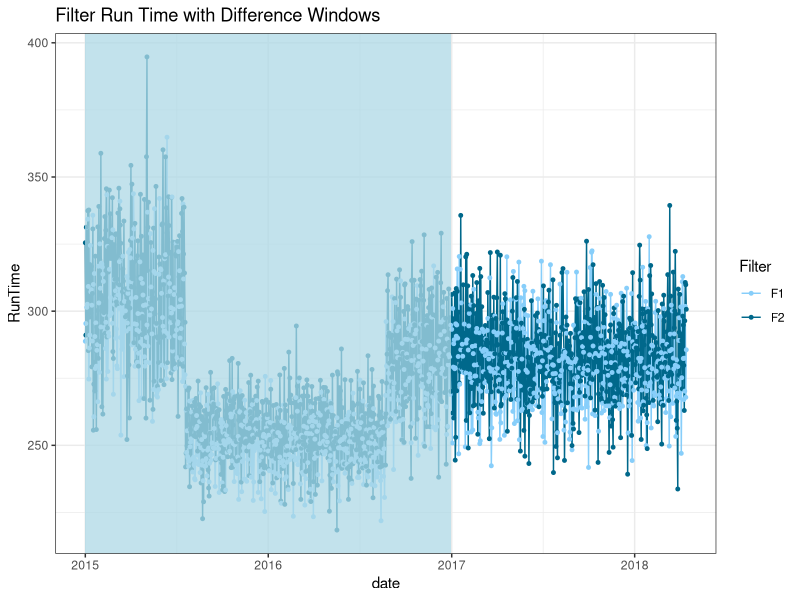

R code for this plot:
############################################################
# Title: finding where performance differs between two treatments
#
# Description: Analyze data to 
#              find periods using moving window 
#              statistics where performance differs.
############################################################

# 1.0 librarys #############
library(tidyverse)
library(lubridate)
library(ggpubr)


# 2.0 simulated date REPLACE WITH ACTUAL DATA #####################
set.seed(123)
n_days <- 1200
dates <- seq.Date(from = as.Date("2015-01-01"), by = "day", length.out = n_days)

# Simulate filter run times
filt1_runtime <- c(rnorm(200, 300, 20), rnorm(400, 250, 10), rnorm(600, 280, 15))
filt2_runtime <- c(rnorm(200, 310, 25), rnorm(400, 255, 12), rnorm(600, 285, 18))

JDK <- data.frame(
  date = dates,
  filt1_runtime = filt1_runtime,
  filt2_runtime = filt2_runtime
)

# Reshape for plotting
runtime_data <- JDK %>%
  pivot_longer(cols = c(filt1_runtime, filt2_runtime),
               names_to = "Filter", values_to = "RunTime") %>%
  mutate(Filter = ifelse(Filter=="filt1_runtime","F1","F2"))

# 1. Define 6-month windows
start_date <- min(JDK$date)
end_date <- max(JDK$date)
window_starts <- seq(start_date, end_date, by = "6 months")
window_ends <- c(window_starts[-1]-1, end_date)

windows <- data.frame(start=window_starts[-length(window_starts)], end=window_ends[-length(window_ends)])

# 2. Test F1 vs F2 in each window
windows$p_value <- NA

for(i in 1:nrow(windows)){
  f1 <- JDK %>% filter(date >= windows$start[i] & date <= windows$end[i]) %>% pull(filt1_runtime)
  f2 <- JDK %>% filter(date >= windows$start[i] & date <= windows$end[i]) %>% pull(filt2_runtime)
  windows$p_value[i] <- t.test(f1, f2)$p.value
}

# 3. Keep windows where p < 0.05
diff_windows <- windows %>% filter(p_value < 0.05)

# 4. Plot with shaded windows
runtime_plot <- ggplot(runtime_data, aes(x=date, y=RunTime, color=Filter)) +
  geom_line() +
  geom_point(size=1) +
  theme_bw() +
  scale_color_manual(values=c("lightskyblue","deepskyblue4")) +
  ggtitle("Filter Run Time with Difference Windows") +
  geom_rect(data=diff_windows, inherit.aes=FALSE,
            aes(xmin=start, xmax=end, ymin=-Inf, ymax=Inf),
            fill="lightblue", alpha=0.75)

runtime_plot
